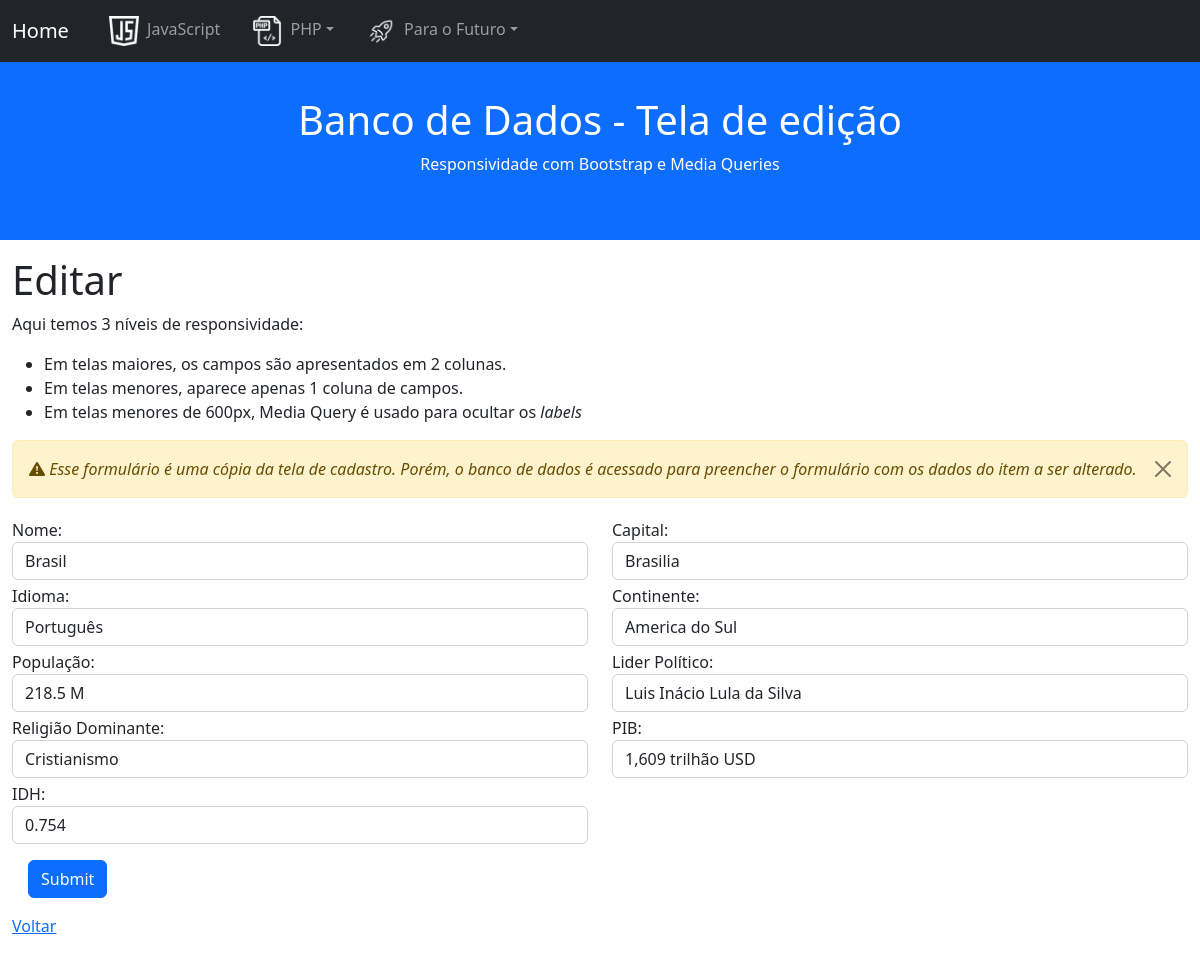
Screenshot of /07_editar/editar_formulario.php?id=1 with the database file from the repository.
### tables this page shows
CREATE TABLE paises (
    id INTEGER AUTO_INCREMENT PRIMARY KEY
    ,nome VARCHAR(50)
    ,capital VARCHAR(50)
    ,idioma VARCHAR(50)
    ,continente VARCHAR(50)
    ,populacao VARCHAR(50)
    ,lider_politico VARCHAR(50)
    ,religiao_dominante VARCHAR(50)
    ,PIB VARCHAR(50)
    ,IDH FLOAT
);

### 07_editar/editar_formulario.php (the view, shortened to what this page needs)
<!DOCTYPE html>
<html lang="en">
<head>
  <link href="https://cdn.jsdelivr.net/npm/bootstrap@5.2.3/dist/css/bootstrap.min.css" rel="stylesheet">
  <link href="https://cdn.jsdelivr.net/npm/bootstrap-icons@1.5.0/font/bootstrap-icons.css" rel="stylesheet">
</head>
<body>
<?php include("../menu.php"); ?>
<div class="container-fluid p-5 bg-primary text-white text-center">
  <h1>Banco de Dados - Tela de edição</h1>
  <p>Responsividade com Bootstrap e Media Queries</p>
</div>
<div class="container-fluid mt-3">
  <h1>Editar</h1>
  <p>Aqui temos 3 níveis de responsividade:</p>
  <ul>
  <li>Em telas maiores, os campos são apresentados em 2 colunas.</li>
  <li>Em telas menores, aparece apenas 1 coluna de campos.</li>
  <li>Em telas menores de 600px, Media Query é usado para ocultar os <i>labels</i></li>
  </ul>
<div class="alert alert-warning alert-dismissible d-flex align-items-center fade show">
    <i class="bi-exclamation-triangle-fill"> Esse formulário é uma cópia da tela de cadastro. Porém, o banco de dados é acessado para preencher o formulário com os dados do item a ser alterado.</i>
    <button type="button" class="btn-close" data-bs-dismiss="alert"></button>
</div>
<?php
  $id = $_GET['id'];
?>
<?php
    include("../banco_dados_conexao.php");
    try {
      $sth = $dbh->prepare("SELECT * FROM paises WHERE id = ?");
      $sth->bindParam( 1, $id );
      $sth->execute();
      $result = $sth->fetchAll(PDO::FETCH_ASSOC);
  } catch (PDOException $e) {
    print "Error!: " . $e->getMessage();
    die();
  }
?>
  <form name="myForm" action="editar_action_page.php" onsubmit="return validateForm()" method="post">
    <div class="row">
      <div class="col-md-6 mt-1">
        <label for="col-02">Nome:</label>
        <input type="text" class="form-control" id="nome" placeholder="Valor para coluna 02" name="nome" value="<?php echo $result[0]["nome"];?>">
      </div>
      <div class="col-md-6 mt-1">
        <label for="col-03">Capital:</label>
        <input type="text" class="form-control" id="capital" placeholder="Valor para coluna 03" name="capital" value="<?php echo $result[0]["capital"];?>">
      </div>
      <div class="col-md-6 mt-1">
        <label for="col-04">Idioma:</label>
        <input type="text" class="form-control" id="idioma" placeholder="Valor para coluna 04" name="idioma" value="<?php echo $result[0]["idioma"];?>">
      </div>
      <div class="col-md-6 mt-1">
        <label for="col-02">Continente:</label>
        <input type="text" class="form-control" id="continente" placeholder="Valor para coluna 02" name="continente" value="<?php echo $result[0]["continente"];?>">
      </div>
      <div class="col-md-6 mt-1">
        <label for="col-05">População:</label>
        <input type="text" class="form-control" id="populacao" placeholder="Valor para coluna 05" name="populacao" value="<?php echo $result[0]["populacao"];?>">
      </div>
      <div class="col-md-6 mt-1">
        <label for="col-06 mt-1">Lider Político:</label>
        <input type="text" class="form-control" id="lider_politico" placeholder="Valor para coluna 06" name="lider_politico" value="<?php echo $result[0]["lider_politico"];?>">
      </div>
      <div class="col-md-6 mt-1">
        <label for="col-07">Religião Dominante:</label>
        <input type="text" class="form-control" id="religiao_dominante" placeholder="Valor para coluna 07" name="religiao_dominante" value="<?php echo $result[0]["religiao_dominante"];?>">
      </div>
      <div class="col-md-6 mt-1">
        <label for="col-08">PIB:</label>
        <input type="text" class="form-control" id="PIB" placeholder="Valor para coluna 08" name="PIB" value="<?php echo $result[0]["PIB"];?>">
      </div>
      <div class="col-md-6 mt-1">
        <label for="col-09">IDH:</label>
        <input type="text" class="form-control" id="IDH" placeholder="Valor para coluna 09" name="IDH" value="<?php echo $result[0]["IDH"];?>">
      </div>
    </div>
    <div class="row">
      <div class="col m-3">
        <button type="submit" class="btn btn-primary">Submit</button>
      </div>
    </div>
  </form>
  <a href="detalhe.php?id=<?php echo $id;?>">Voltar</a>
</div>
<br><b>
</body>
</html>

### rows the page displays
paises: nome "Brasil", capital "Brasilia", idioma "Português", continente "America do Sul", populacao "218.5 M", lider_politico "Luis Inácio Lula da Silva", religiao_dominante "Cristianismo", PIB "1,609 trilhão USD", IDH "0.754"
